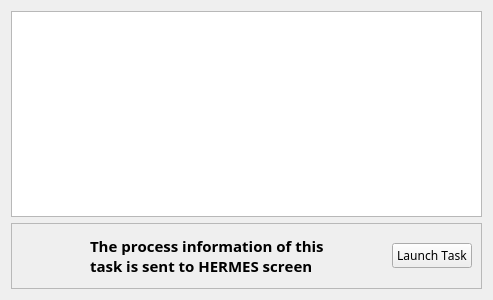
<?xml version="1.0" encoding="UTF-8"?>
<ui version="4.0">
 <class>helpFile</class>
 <widget class="QWidget" name="helpFile">
  <property name="geometry">
   <rect>
    <x>0</x>
    <y>0</y>
    <width>493</width>
    <height>300</height>
   </rect>
  </property>
  <property name="font">
   <font>
    <family>Courier 10 Pitch</family>
    <stylestrategy>PreferAntialias</stylestrategy>
    <kerning>false</kerning>
   </font>
  </property>
  <property name="windowTitle">
   <string>Form</string>
  </property>
  <layout class="QVBoxLayout" name="verticalLayout">
   <item>
    <widget class="QTextBrowser" name="textBrowser">
     <property name="font">
      <font>
       <family>Sans Serif</family>
       <pointsize>10</pointsize>
      </font>
     </property>
    </widget>
   </item>
   <item>
    <widget class="QFrame" name="frame">
     <property name="frameShape">
      <enum>QFrame::StyledPanel</enum>
     </property>
     <property name="frameShadow">
      <enum>QFrame::Raised</enum>
     </property>
     <layout class="QHBoxLayout" name="horizontalLayout">
      <item>
       <spacer name="horizontalSpacer_2">
        <property name="orientation">
         <enum>Qt::Horizontal</enum>
        </property>
        <property name="sizeHint" stdset="0">
         <size>
          <width>40</width>
          <height>20</height>
         </size>
        </property>
       </spacer>
      </item>
      <item>
       <widget class="QLabel" name="label">
        <property name="sizePolicy">
         <sizepolicy hsizetype="Fixed" vsizetype="Maximum">
          <horstretch>0</horstretch>
          <verstretch>0</verstretch>
         </sizepolicy>
        </property>
        <property name="text">
         <string>&lt;!DOCTYPE HTML PUBLIC &quot;-//W3C//DTD HTML 4.0//EN&quot; &quot;http://www.w3.org/TR/REC-html40/strict.dtd&quot;&gt;
&lt;html&gt;&lt;head&gt;&lt;meta name=&quot;qrichtext&quot; content=&quot;1&quot; /&gt;&lt;style type=&quot;text/css&quot;&gt;
p, li { white-space: pre-wrap; }
&lt;/style&gt;&lt;/head&gt;&lt;body style=&quot; font-family:'Sans'; font-size:10pt; font-weight:400; font-style:normal;&quot;&gt;
&lt;table border=&quot;0&quot; style=&quot; margin-top:0px; margin-bottom:0px; margin-left:0px; margin-right:0px;&quot; cellspacing=&quot;2&quot; cellpadding=&quot;0&quot;&gt;
&lt;tr&gt;
&lt;td&gt;
&lt;p align=&quot;justify&quot; style=&quot; margin-top:0px; margin-bottom:0px; margin-left:0px; margin-right:0px; -qt-block-indent:0; text-indent:0px;&quot;&gt;&lt;img src=&quot;:/loading.png&quot; /&gt; &lt;/p&gt;&lt;/td&gt;
&lt;td&gt;
&lt;p align=&quot;justify&quot; style=&quot; margin-top:0px; margin-bottom:0px; margin-left:0px; margin-right:0px; -qt-block-indent:0; text-indent:0px;&quot;&gt;&lt;span style=&quot; font-family:'Courier 10 Pitch'; font-size:11pt; font-weight:600;&quot;&gt;The process information of this &lt;br /&gt;task is sent to HERMES screen&lt;/span&gt;&lt;/p&gt;&lt;/td&gt;&lt;/tr&gt;&lt;/table&gt;&lt;/body&gt;&lt;/html&gt;</string>
        </property>
       </widget>
      </item>
      <item>
       <spacer name="horizontalSpacer">
        <property name="orientation">
         <enum>Qt::Horizontal</enum>
        </property>
        <property name="sizeHint" stdset="0">
         <size>
          <width>40</width>
          <height>20</height>
         </size>
        </property>
       </spacer>
      </item>
      <item>
       <widget class="QPushButton" name="launchButton">
        <property name="text">
         <string>Launch Task</string>
        </property>
       </widget>
      </item>
     </layout>
    </widget>
   </item>
  </layout>
 </widget>
 <resources>
  <include location="../resources.qrc"/>
 </resources>
 <connections/>
</ui>
